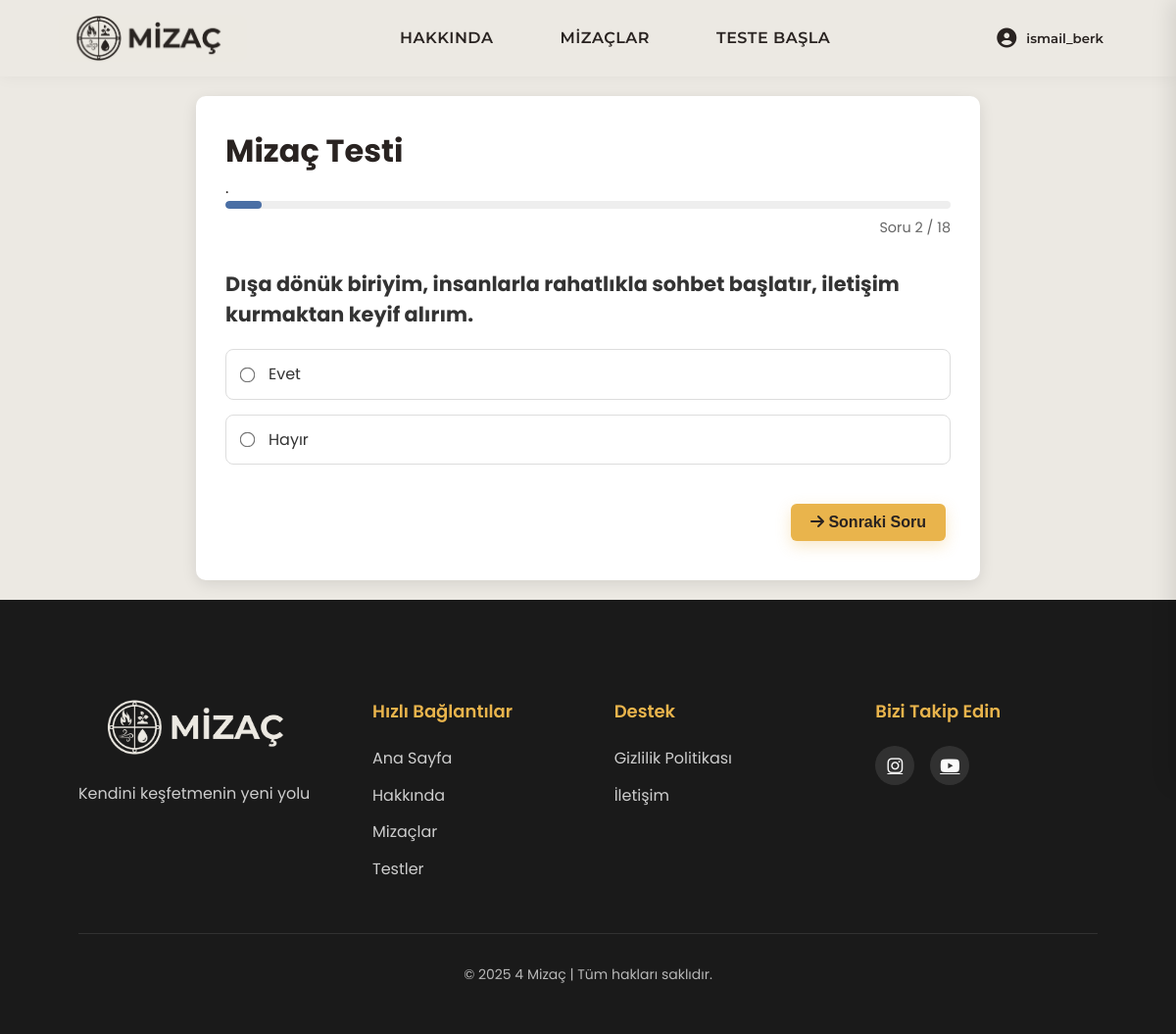
The app's page /testing_algorithm/tests/1/1/ (signed in) with its own data.
### testing_algorithm/models.py (models this page shows, shortened)
class Test(models.Model):
    title = models.CharField(max_length=200)
    description = models.TextField()

class Question(models.Model):
    test = models.ForeignKey(Test, on_delete=models.CASCADE, related_name='questions')
    text = models.TextField()
    QUESTION_TYPE_CHOICES = [
        ('WARM', 'Sıcak/Soğuk Sorusu'),
        ('WARM_MOIST', 'Sıcak Mizaçlar için Nemli/Kuru Sorusu'),
        ('COLD_MOIST', 'Soğuk Mizaçlar için Nemli/Kuru Sorusu'),
    ]
    question_type = models.CharField(max_length=10, choices=QUESTION_TYPE_CHOICES, default='WARM')
    order = models.PositiveIntegerField(default=0)

class Choice(models.Model):
    question = models.ForeignKey(Question, on_delete=models.CASCADE, related_name='choices')
    text = models.CharField(max_length=200)
    warm_score = models.IntegerField(default=0)  # Sıcak puanı
    cold_score = models.IntegerField(default=0)  # Soğuk puanı
    moist_score = models.IntegerField(default=0)  # Nemli puanı
    dry_score = models.IntegerField(default=0)   # Kuru puanı

### testing_algorithm/views.py (the view, shortened to what this page needs)
# urls.py: path('tests/<int:test_id>/<int:question_index>/', views.take_test, name='take_test'),
@login_required
def take_test(request, test_id, question_index=0):
    test = get_object_or_404(Test, id=test_id)
    if 'test_phase' not in request.session:
        request.session['test_phase'] = 'WARM'
        request.session['warm_score'] = 0
        request.session['cold_score'] = 0
        request.session['moist_score'] = 0
        request.session['dry_score'] = 0
        request.session['test_answers'] = {}
        request.session.modified = True
    warm_questions = list(test.questions.filter(question_type='WARM').order_by('order'))
    warm_questions_count = len(warm_questions)
    warm_moist_questions = list(test.questions.filter(question_type='WARM_MOIST').order_by('order'))
    cold_moist_questions = list(test.questions.filter(question_type='COLD_MOIST').order_by('order'))
    current_phase = request.session.get('test_phase')
    if current_phase == 'WARM_MOIST':
        total_questions = warm_questions_count + len(warm_moist_questions)
        moist_questions = warm_moist_questions
    elif current_phase == 'COLD_MOIST':
        total_questions = warm_questions_count + len(cold_moist_questions)
        moist_questions = cold_moist_questions
    else:
        total_questions = warm_questions_count + len(warm_moist_questions)
        moist_questions = []
    if current_phase == 'WARM':
        if question_index < warm_questions_count:
            current_question = warm_questions[question_index]
        else:
            return redirect('take_test', test_id=test_id, question_index=warm_questions_count)
    choices = Choice.objects.filter(question=current_question)
    progress_percentage = int((question_index / total_questions) * 100) if total_questions > 0 else 0
    phase_display = {
        'WARM': 'Sıcak/Soğuk Özellikleri',
        'WARM_MOIST': 'Sıcak Mizaçlar için Kuru/Nemli Özellikleri',
        'COLD_MOIST': 'Soğuk Mizaçlar için Kuru/Nemli Özellikleri'
    }.get(current_phase, 'Test Soruları')
    return render(request, 'testing_algorithm/take_test.html', {
        'test': test,
        'current_question': current_question,
        'choices': choices,
        'question_index': question_index,
        'total_questions': total_questions,
        'progress_percentage': progress_percentage,
        'phase': phase_display
    })

### templates/testing_algorithm/take_test.html (shortened to what this page needs)
{% extends 'base.html' %}
{% load static %}
{% block extra_css %}
<link rel="stylesheet" href="{% static 'css/test.css' %}">
{% endblock %}
{% block content %}
<div class="container">
  <div class="test-container">
    <h1>{{ test.title }}</h1>
    <p class="test-description">{{ test.description }}</p>
    <div class="test-progress">
      <div class="progress-bar">
        <div class="progress-fill" style="width: {{ progress_percentage }}%"></div>
      </div>
      <p class="progress-text">Soru {{ question_index|add:1 }} / {{ total_questions }}</p>
    </div>
    <form method="post" class="test-form">
      <div class="question-container">
        <h3 class="question-text">{{ current_question.text }}</h3>
        <div class="choices-container">
          {% for choice in choices %}
            <label class="choice-label">
              <input type="radio" name="choice" value="{{ choice.id }}" required>
              <span class="choice-text">{{ choice.text }}</span>
            </label>
          {% endfor %}
        </div>
      </div>
      <div class="form-buttons">
        <button type="submit" class="btn btn-primary">
          {% if question_index < total_questions|add:-1 %}
            <i class="fas fa-arrow-right"></i> Sonraki Soru
          {% else %}
            <i class="fas fa-check"></i> Testi Tamamla
          {% endif %}
        </button>
      </div>
    </form>
  </div>
</div>
{% endblock %}

### templates/base.html (shortened to what this page needs)
{% load static %}
<!DOCTYPE html>
<html lang="tr">
<head>
    {% load static %}
    <link rel="stylesheet" href="{% static 'css/base.css' %}">
    {% block extra_css %}{% endblock %}
    <link href="https://cdnjs.cloudflare.com/ajax/libs/font-awesome/6.4.0/css/all.min.css" rel="stylesheet">
</head>
<body>
    <div class="page-container">
        <header class="nav-container">
            <div class="header-content">
                <a href="{% url 'index' %}" class="logo">
                    <img src="{% static 'images/logo.jpg' %}" alt="MİZAÇ" class="logo-img">
                </a>
                <nav class="nav-links">
                    <a href="{% url 'about' %}" class="nav-item">HAKKINDA</a>
                    <a href="{% url 'temperaments' %}" class="nav-item">MİZAÇLAR</a>
                    <a href="{% url 'test_list' %}" class="nav-item">TESTE BAŞLA</a>
                </nav>
                {% if user.is_authenticated %}
                <div class="profile-container">
                    <button class="profile-button">
                        <i class="fas fa-user-circle"></i>
                        <span class="username-display">{{ user.username }}</span>
                    </button>
                </div>
                {% else %}
                    <a href="{% url 'login' %}" class="login-button"><i class="fas fa-sign-in-alt"></i> GİRİŞ YAP</a>
                {% endif %}
            </div>
        </header>
        <main>
            {% block content %}{% endblock %}
        </main>
        <footer>
            <div class="container">
                <div class="footer-content">
                    <div class="footer-logo">
                        <img src="{% static 'images/l2.jpg' %}" alt="MİZAÇ" class="footer-logo-img">
                        <p>Kendini keşfetmenin yeni yolu</p>
                    </div>
                    <div class="footer-links">
                        <div class="footer-column">
                            <h3>Hızlı Bağlantılar</h3>
                            <ul>
                                <li><a href="{% url 'index' %}">Ana Sayfa</a></li>
                                <li><a href="{% url 'about' %}">Hakkında</a></li>
                                <li><a href="{% url 'temperaments' %}">Mizaçlar</a></li>
                                <li><a href="{% url 'test_list' %}">Testler</a></li>
                            </ul>
                        </div>
                        <div class="footer-column">
                            <h3>Destek</h3>
                            <ul>
                                <li><a href="#">Gizlilik Politikası</a></li>
                                <li><a href="{% url 'about' %}">İletişim</a></li>
                            </ul>
                        </div>
                    </div>
                    <div class="footer-social">
                        <h3>Bizi Takip Edin</h3>
                        <div class="social-icons">
                            <a href="#" aria-label="Instagram"><i class="fab fa-instagram"></i></a>
                            <a href="#" aria-label="Youtube"><i class="fab fa-youtube"></i></a>
                        </div>
                    </div>
                </div>
                <div class="footer-bottom">
                    <p>&copy; 2025 4 Mizaç | Tüm hakları saklıdır.</p>
                </div>
            </div>
        </footer>
    </div>
</body>
</html>

### static/css/base.css (style rules this page uses)
* { margin: 0; padding: 0; box-sizing: border-box; }
:root { --primary-color: #292321; --secondary-color: #ece9e3; --accent-color: #e9b44c; --text-color: #292321; --light-text: #fafafa; --dark-bg: #1a1a1a; --border-radius: 16px; --card-radius: 20px; --box-shadow: 0 10px 30px rgba(0, 0, 0, 0.07); --card-shadow: 0 15px 35px rgba(0, 0, 0, 0.08); --transition: all 0.3s cubic-bezier(0.25, 0.8, 0.25, 1); }
body { font-family: 'Poppins', sans-serif; background-color: var(--secondary-color); color: var(--text-color); max-width: 100vw; overflow-x: hidden; line-height: 1.6; }
html, body { height: 100%; }
.page-container { display: flex; flex-direction: column; min-height: 100vh; }
.container { width: 90%; max-width: 1200px; margin: 0 auto; padding: 20px; }
.nav-container { display: flex; justify-content: space-between; align-items: center; padding: 15px 5%; background-color: #ece9e3; backdrop-filter: blur(10px); box-shadow: 0 2px 15px rgba(0, 0, 0, 0.04); position: sticky; top: 0; z-index: 1000; transition: var(--transition); }
.header-content { display: flex; justify-content: space-between; align-items: center; width: 100%; }
.logo { display: flex; align-items: center; }
.logo-img { height: 48px; width: auto; border-radius: 10px; transition: var(--transition); }
.nav-links { display: flex; gap: 36px; }
.nav-item, .login-button { font-family: 'Montserrat', sans-serif; font-weight: 600; text-decoration: none; color: var(--primary-color); padding: 8px 16px; transition: var(--transition); position: relative; letter-spacing: 0.5px; }
.nav-item::after, .login-button::after { content: ''; position: absolute; width: 0; height: 2px; bottom: 0; left: 50%; background-color: var(--accent-color); transition: var(--transition); transform: translateX(-50%); }
.profile-container { position: relative; }
.profile-button { display: flex; align-items: center; gap: 10px; background: none; border: 2px solid transparent; border-radius: var(--border-radius); cursor: pointer; padding: 8px 12px; transition: var(--transition); color: var(--primary-color); }
.profile-button i { font-size: 20px; color: var(--primary-color); }
.username-display { font-weight: 600; color: var(--primary-color); font-family: 'Montserrat', sans-serif; }
footer { background-color: var(--dark-bg); color: var(--light-text); padding: 80px 0 30px; margin-top: auto; }
.footer-content { display: grid; grid-template-columns: 1fr 2fr 1fr; gap: 60px; max-width: 1200px; margin: 0 auto; padding-bottom: 40px; border-bottom: 1px solid rgba(255, 255, 255, 0.1); }
.footer-logo { display: flex; flex-direction: column; gap: 15px; }
.footer-logo-img { height: 60px; border-radius: 10px; }
.footer-logo p { font-size: 16px; opacity: 0.8; margin-top: 10px; }
.footer-links { display: grid; grid-template-columns: repeat(2, 1fr); gap: 40px; }
.footer-column h3 { font-size: 18px; margin-bottom: 20px; color: var(--accent-color); font-weight: 600; }
.footer-column ul { list-style: none; }
.footer-column ul li { margin-bottom: 12px; }
.footer-column ul li a { color: var(--light-text); text-decoration: none; transition: var(--transition); opacity: 0.8; }
.footer-social h3 { font-size: 18px; margin-bottom: 20px; color: var(--accent-color); font-weight: 600; }
.social-icons { display: flex; gap: 16px; margin-top: 15px; }
.social-icons a { color: var(--light-text); font-size: 18px; transition: var(--transition); background-color: rgba(255, 255, 255, 0.1); border-radius: 50%; width: 40px; height: 40px; display: flex; align-items: center; justify-content: center; }
.footer-bottom { text-align: center; padding-top: 30px; font-size: 14px; opacity: 0.7; }
.btn { padding: 12px 25px; border-radius: 30px; border: none; font-weight: 600; cursor: pointer; transition: var(--transition); text-decoration: none; display: inline-block; text-align: center; font-size: 1rem; margin: 10px 5px; min-width: 150px; }
.btn-primary { background-color: var(--accent-color); color: var(--primary-color); box-shadow: 0 5px 15px rgba(233, 180, 76, 0.3); }

### records on screen
Test: title "Mizaç Testi", description "."
Question: text "Dışa dönük biriyim, insanlarla rahatlıkla sohbet başlatır, iletişim kurmaktan keyif alırım."
Choice: text "Evet"
Choice: text "Hayır"

### other values on screen
{{ user.username }} "ismail_berk"
{{ question_index|add:1 }} "2"
{{ total_questions }} "18"
